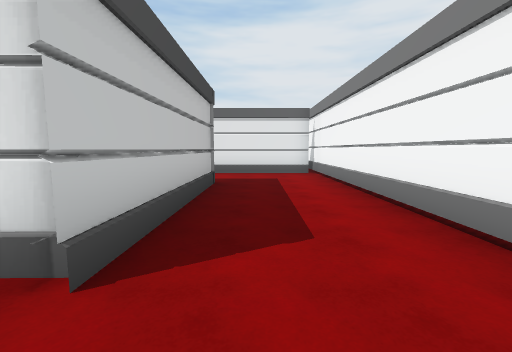
[1] (above)

24 first-person views from a walk through a scene from a Unity 3-D project. The camera is 1.5 m above the floor, tilts 6° down and sees 90° across. The floor is counted in squares, 2 m on a side. Each view is taken from the middle of a square. On the plan, view 1 faces up. The plan holds only what a view shows up to about 9 squares ahead; the rest is blank. The place goes on beyond the plan. The player character is not drawn.

[2]
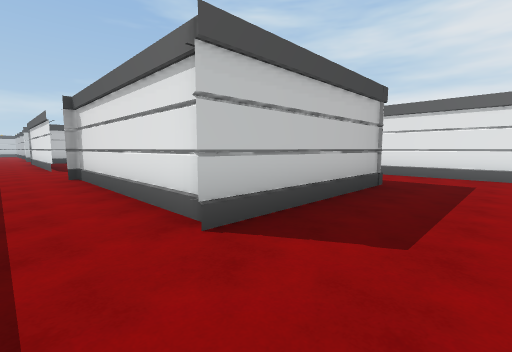

[3]
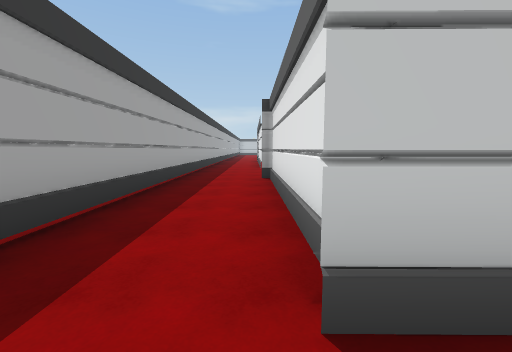

[4]
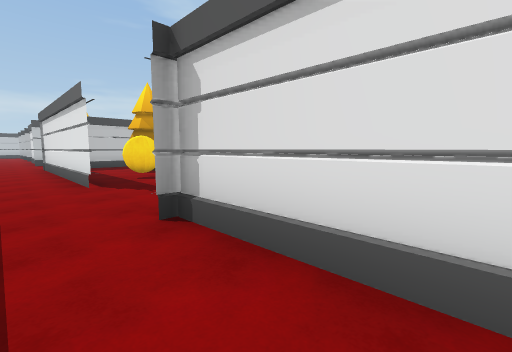

[5]
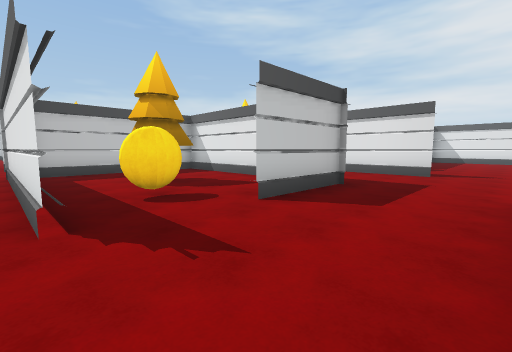

[6]
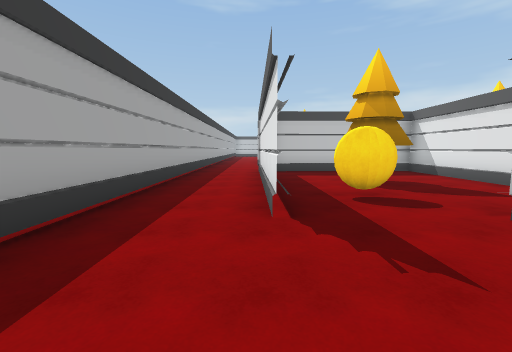

[7]
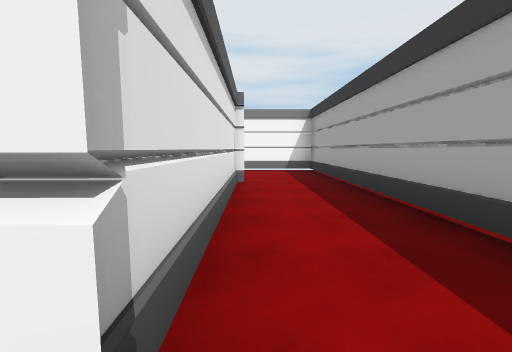

[8]
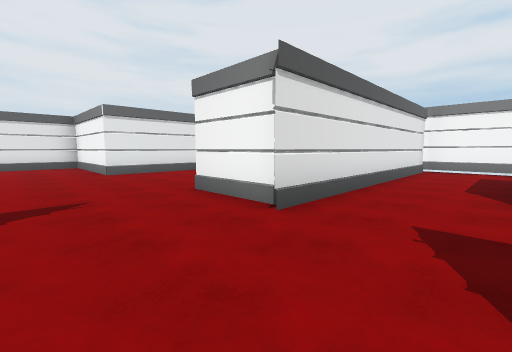

[9]
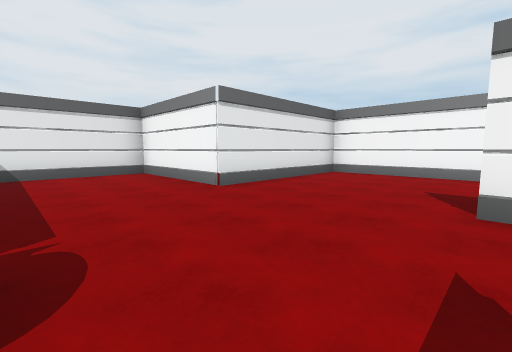

[10]
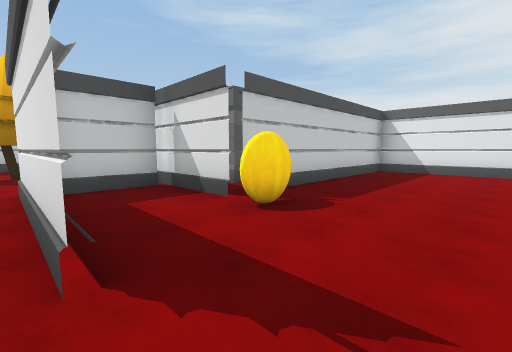

[11]
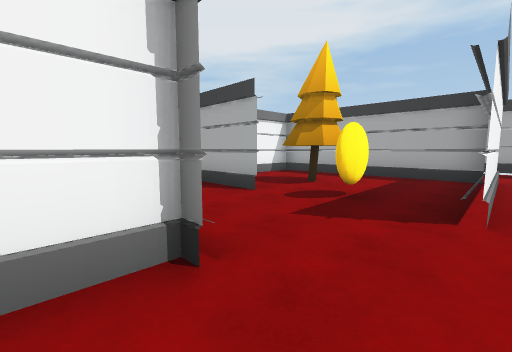

[12]
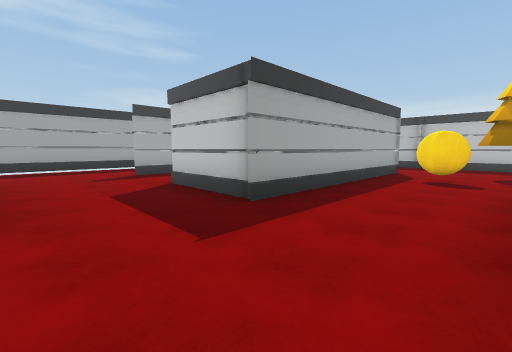

[13]
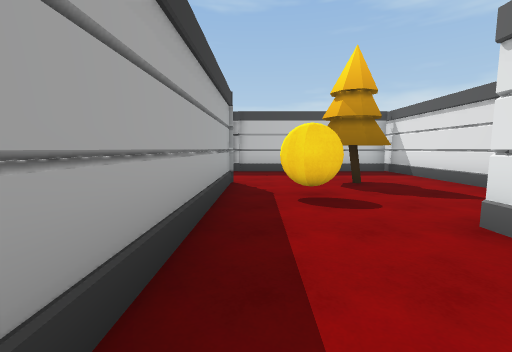

[14]
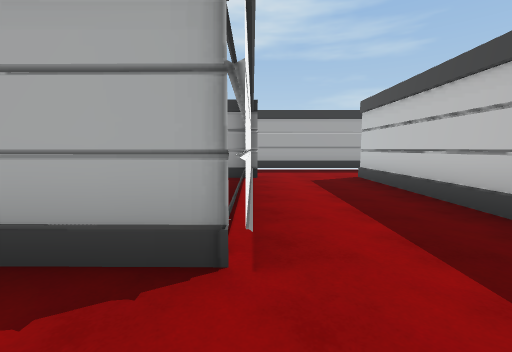

[15]
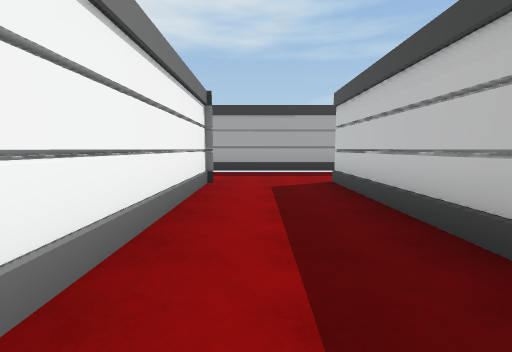

[16]
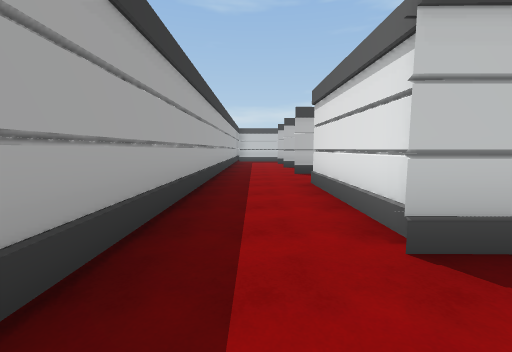

[17]
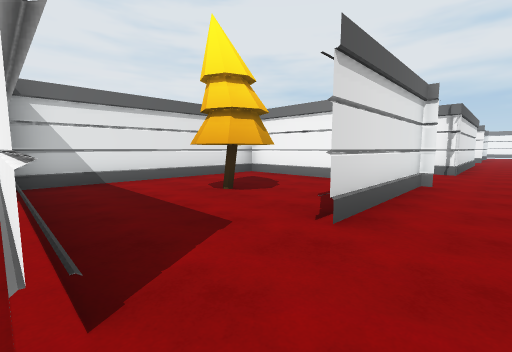

[18]
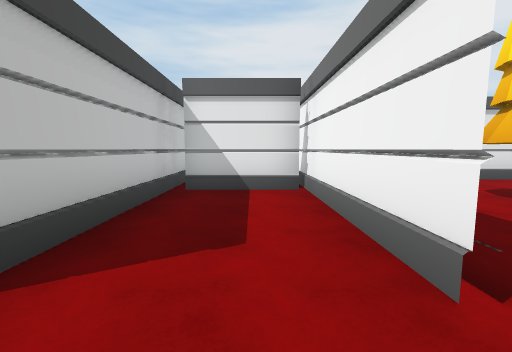

[19]
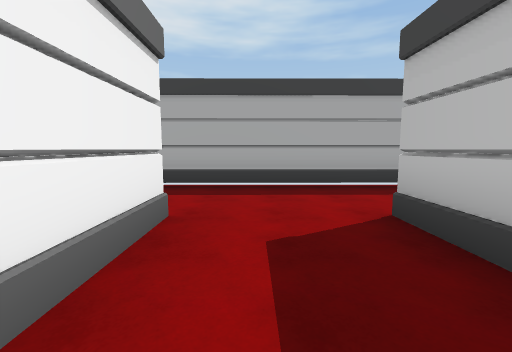

[20]
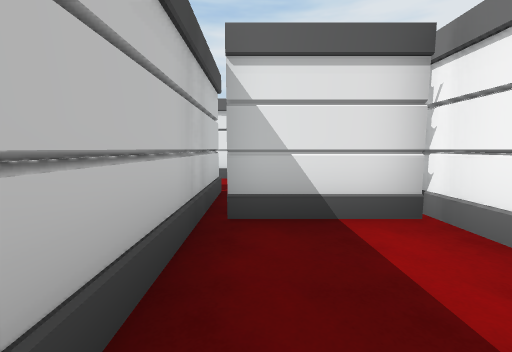

[21]
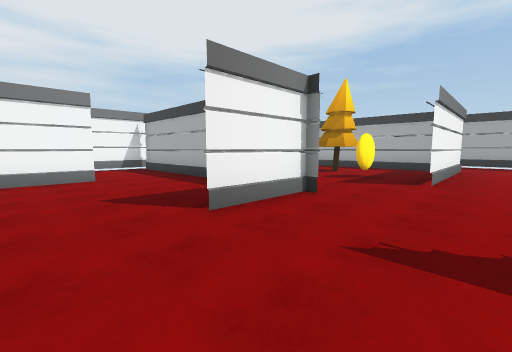

[22]
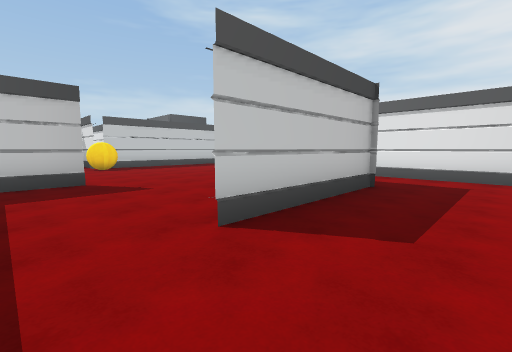

[23]
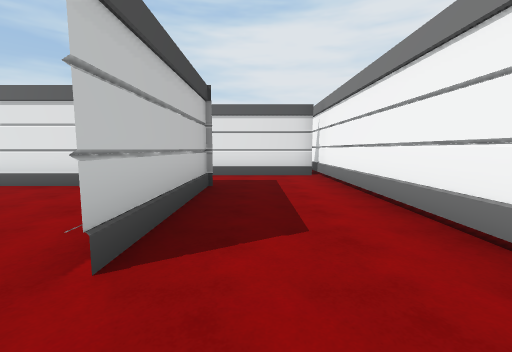

[24]
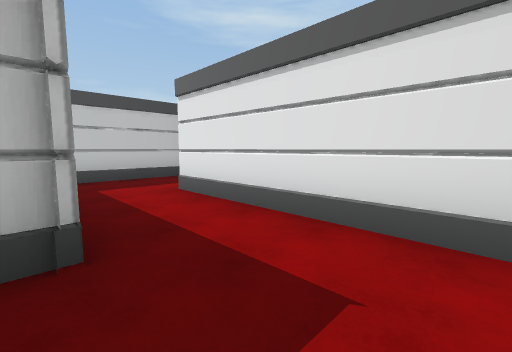

### Floor plan
Points are (right, up) in squares from view 1. A wall is a line through its corners. A room is listed if a view was taken in it or the views show most of it. See-through windows are left out.
Room 1 (views 1, 2, 3, 4, 5, 6, 7)
walls: (-6.8, 1.1) (-6.8, 5.9); (-1.1, 1.5) (-6.6, 1.4); (-9.7, 1.2) (-15.9, 1.1); (-9.7, 1.4) (-15.8, 1.3); (-3.8, 5.7) (-1.8, 5.6); (-11, 1.5) (-9.7, 1.5); (-1, 5.8) (-1, 1.2); (-9.7, 5.5) (-9.7, 3.6); (1.7, 8) (-3.5, 8); (-16.5, -1) (1.9, -0.9) (1.9, 8.1)
ways out: opening at (-8.5, 4.5) to room 2; opening at (-16, 0) to room 3; opening at (-3, 7) to room 7; opening at (-10, 2.5) to room 8
Room 2 (views 8, 9, 10, 11, 12, 13, 21)
walls: (-5.3, 10.2) (-5.3, 8.9); (-8.5, 9.2) (-12.5, 9.2); (-10, 11.5) (-12.8, 11.5); (-5.4, 8) (-5.4, 10.2); (-12.2, 11.4) (-12.2, 9.6); (-9.7, 6.4) (-9.7, 5.5); (-1.1, 10.4) (-1.1, 14.2); (-0.9, 14.2) (-5.8, 14.2) (-5.8, 18.1) (-10.2, 18.1) (-10.2, 11.9); (-13.5, 6.4) (-9.4, 6.3)
ways out: opening at (-8.5, 4.5) to room 1; opening at (-12.5, 7.5) to room 3; opening at (-1, 9.5) to room 6; opening at (-6.5, 6.5) to room 7
Room 3 (views 14, 15, 16)
walls: (-15.9, 1.1) (-15.9, 6.4) (-13.5, 6.4); (-19, 1.2) (-22.7, 1.2); (-18.7, 11.5) (-18.8, 1); (-14.9, 11.5) (-19, 11.5); (-22.5, -1.1) (-16.5, -1)
ways out: opening at (-16, 0) to room 1; opening at (-12.5, 7.5) to room 2; opening at (-22, 0) to room 4
objects: tree (-16, 9) to (-15, 10)
Room 4 (view 17)
walls: (-24.8, 1.8) (-24.8, 1.2); (-18.9, 3.2) (-18.9, 6.3) (-24.9, 6.4); (-25.5, -1.1) (-22.5, -1.1)
ways out: opening at (-22, 0) to room 3; opening at (-25, 0.5) to room 5
objects: tree (-22, 3) to (-22, 4)
Room 5 (views 18, 19, 20)
walls: (-25, 1.2) (-25, 5.9); (-27.7, 4.9) (-27.6, 1.1); (-25.1, 4.7) (-27.4, 4.7); (-28.5, -1.1) (-25.5, -1.1)
ways out: opening at (-25, 0.5) to room 4
Room 6 (views 22, 23, 24)
walls: (-0.9, 14.4) (-0.9, 10.4); (1.9, 8.1) (1.9, 16.1); (-2.3, 8.1) (0.9, 8.1); (1.6, 16.4) (-3.5, 16.4)
ways out: opening at (-1, 9.5) to room 2; opening at (-3, 15)
Room 7 (no view inside)
walls: (-3.5, 8) (-5.7, 8); (-1.1, 2) (-1.1, 3.1); (-6.7, 1.5) (-1.6, 1.6)
ways out: opening at (-3, 7) to room 1; opening at (-6.5, 6.5) to room 2
objects: tree (-4, 3) to (-3, 4)
Room 8 (no view inside)
walls: (-12.1, 6.2) (-15.9, 6.3); (-15.8, 3.8) (-15.7, 1); (-16.1, 1.4) (-15.2, 1.4)
ways out: opening at (-10, 2.5) to room 1
objects: tree (-13, 3) to (-12, 4)

Where each view was taken, in squares from view 1:
view 1: 0 up, 0 right, facing up
view 2: 0 up, 1 right, facing up-left
view 3: 1 up, 0 right, facing left
view 4: 0 up, 4 left, facing up-left
view 5: 1 up, 7 left, facing up-left
view 6: 1 up, 7 left, facing left
view 7: 1 up, 7 left, facing right
view 8: 6 up, 8 left, facing up-right
view 9: 10 up, 9 left, facing up-right
view 10: 9 up, 7 left, facing up-left
view 11: 9 up, 7 left, facing down-right
view 12: 9 up, 7 left, facing down-left
view 13: 7 up, 10 left, facing left
view 14: 8 up, 16 left, facing down
view 15: 7 up, 17 left, facing down
view 16: 0 up, 17 left, facing left
view 17: 0 up, 25 left, facing up-right
view 18: 0 up, 26 left, facing up
view 19: 4 up, 26 left, facing down
view 20: 2 up, 27 left, facing up
view 21: 12 up, 8 left, facing down-right
view 22: 9 up, 1 right, facing up-left
view 23: 9 up, 0 right, facing up
view 24: 14 up, 1 right, facing up-left
